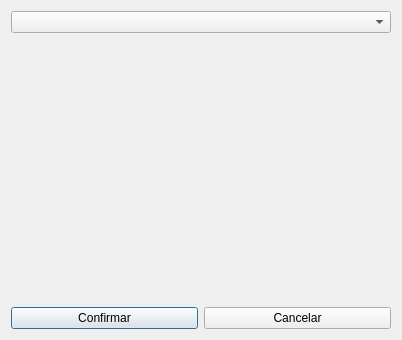
<?xml version="1.0" encoding="UTF-8"?>
<ui version="4.0">
 <class>Fm_Pagamento</class>
 <widget class="QDialog" name="Fm_Pagamento">
  <property name="geometry">
   <rect>
    <x>0</x>
    <y>0</y>
    <width>402</width>
    <height>340</height>
   </rect>
  </property>
  <property name="minimumSize">
   <size>
    <width>400</width>
    <height>340</height>
   </size>
  </property>
  <property name="maximumSize">
   <size>
    <width>530</width>
    <height>430</height>
   </size>
  </property>
  <property name="windowTitle">
   <string>Dialog</string>
  </property>
  <layout class="QVBoxLayout" name="verticalLayout">
   <item>
    <widget class="QComboBox" name="cb_pagamento"/>
   </item>
   <item>
    <spacer name="verticalSpacer">
     <property name="orientation">
      <enum>Qt::Orientation::Vertical</enum>
     </property>
     <property name="sizeHint" stdset="0">
      <size>
       <width>20</width>
       <height>40</height>
      </size>
     </property>
    </spacer>
   </item>
   <item>
    <layout class="QHBoxLayout" name="horizontalLayout">
     <item>
      <widget class="QPushButton" name="btt_confirm">
       <property name="text">
        <string>Confirmar</string>
       </property>
      </widget>
     </item>
     <item>
      <widget class="QPushButton" name="btt_cancel">
       <property name="text">
        <string>Cancelar</string>
       </property>
       <property name="autoDefault">
        <bool>false</bool>
       </property>
      </widget>
     </item>
    </layout>
   </item>
  </layout>
 </widget>
 <resources/>
 <connections/>
</ui>
